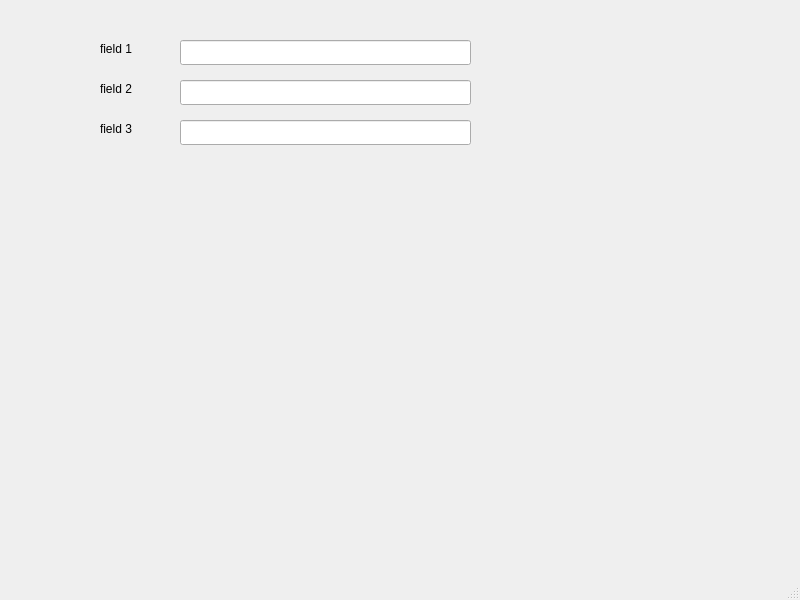
<?xml version="1.0" encoding="UTF-8"?>
<ui version="4.0">
 <class>MainWindow</class>
 <widget class="QMainWindow" name="MainWindow">
  <property name="geometry">
   <rect>
    <x>0</x>
    <y>0</y>
    <width>800</width>
    <height>600</height>
   </rect>
  </property>
  <property name="windowTitle">
   <string>MainWindow</string>
  </property>
  <widget class="QWidget" name="centralwidget">
   <widget class="QLineEdit" name="lineEdit1">
    <property name="geometry">
     <rect>
      <x>180</x>
      <y>40</y>
      <width>291</width>
      <height>25</height>
     </rect>
    </property>
   </widget>
   <widget class="QLineEdit" name="lineEdit2">
    <property name="geometry">
     <rect>
      <x>180</x>
      <y>80</y>
      <width>291</width>
      <height>25</height>
     </rect>
    </property>
   </widget>
   <widget class="QLineEdit" name="lineEdit3">
    <property name="geometry">
     <rect>
      <x>180</x>
      <y>120</y>
      <width>291</width>
      <height>25</height>
     </rect>
    </property>
   </widget>
   <widget class="QLabel" name="label">
    <property name="geometry">
     <rect>
      <x>100</x>
      <y>40</y>
      <width>67</width>
      <height>17</height>
     </rect>
    </property>
    <property name="text">
     <string>field 1</string>
    </property>
   </widget>
   <widget class="QLabel" name="label_2">
    <property name="geometry">
     <rect>
      <x>100</x>
      <y>80</y>
      <width>67</width>
      <height>17</height>
     </rect>
    </property>
    <property name="text">
     <string>field 2</string>
    </property>
   </widget>
   <widget class="QLabel" name="label_3">
    <property name="geometry">
     <rect>
      <x>100</x>
      <y>120</y>
      <width>67</width>
      <height>17</height>
     </rect>
    </property>
    <property name="text">
     <string>field 3</string>
    </property>
   </widget>
  </widget>
  <widget class="QMenuBar" name="menubar">
   <property name="geometry">
    <rect>
     <x>0</x>
     <y>0</y>
     <width>800</width>
     <height>22</height>
    </rect>
   </property>
  </widget>
  <widget class="QStatusBar" name="statusbar"/>
 </widget>
 <resources/>
 <connections/>
</ui>
